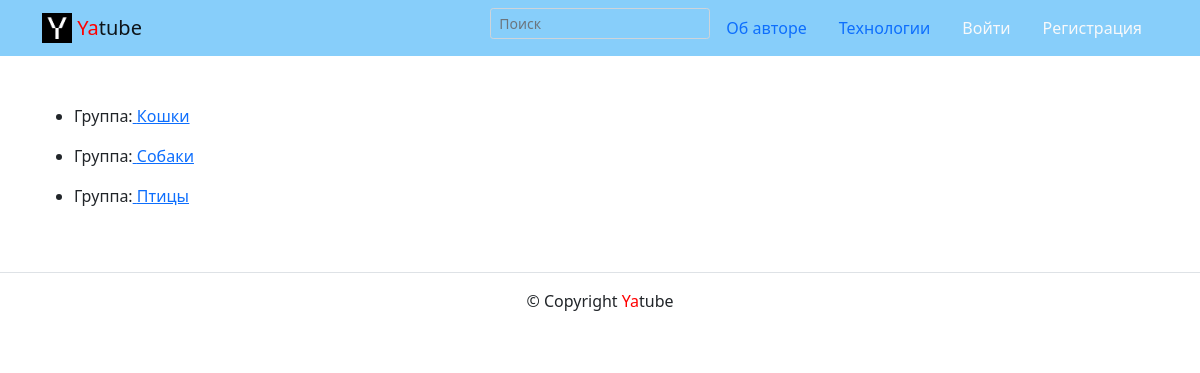
The page /groups/all on the database its author committed.
### posts/models.py (models this page shows, shortened)
class Group(models.Model):
    title = models.CharField(max_length=50)
    slug = models.CharField(max_length=25)
    desription = models.TextField()

### posts/views.py (the view)
# urls.py: path('groups/all', views.all_groups, name='all_groups'),
def all_groups(request):
    template = 'posts/all_groups.html'
    groups = Group.objects.all()
    context = {
        'groups': groups
    }
    return render(request, template, context)

### templates/posts/all_groups.html
{% extends "base.html" %}
{% block content %}
<div class="container py-5">
    <article>
        {% for gr in groups %}
        <ul>
            <li>
                Группа:<a href="{% url 'posts:group_list' gr.slug %}"> {{ gr.title }} </a>
            </li>
        </ul>
    </article>
    {% endfor %}
</div>
{% endblock %}

### rows shown on the page
Group: title "Кошки"
Group: title "Собаки"
Group: title "Птицы"
